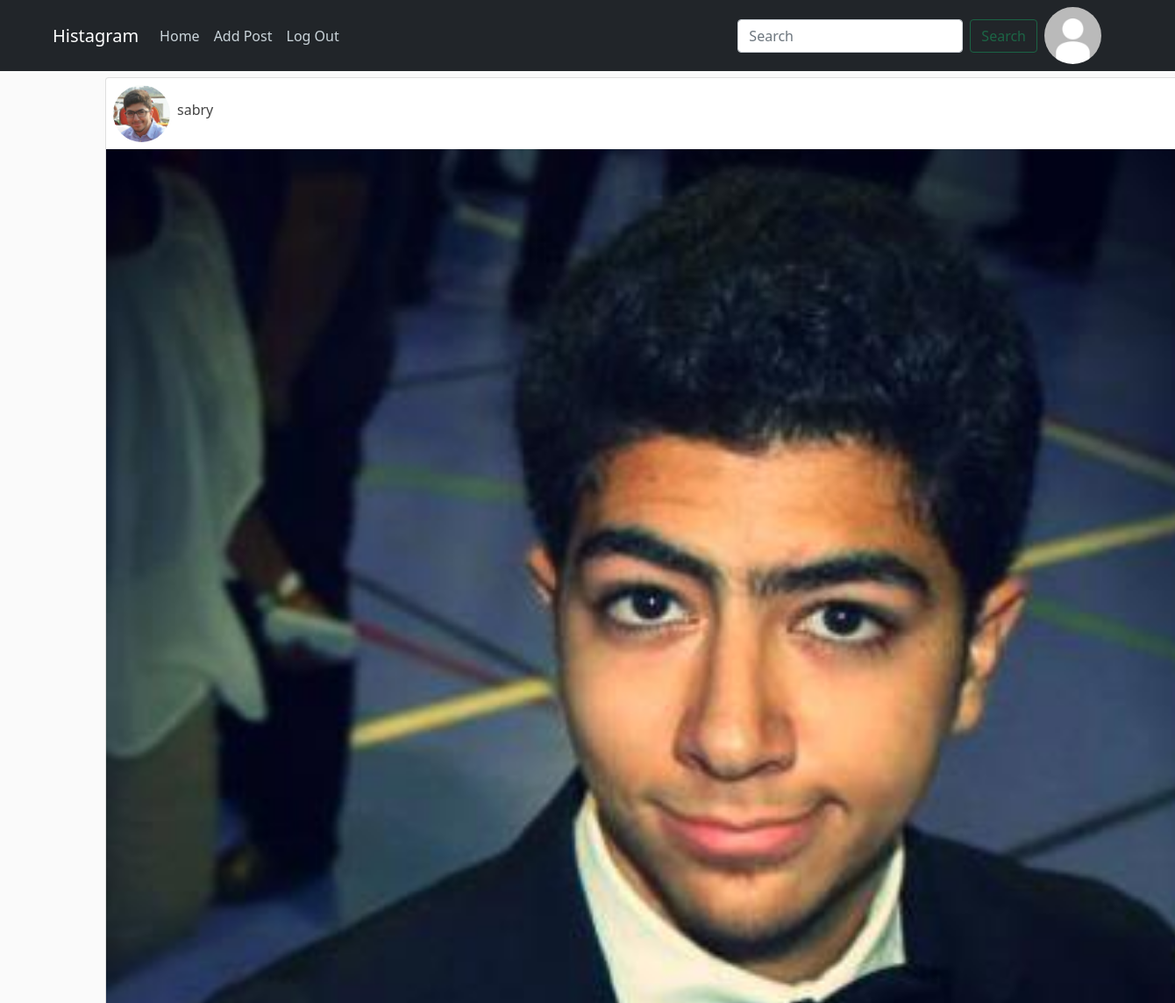
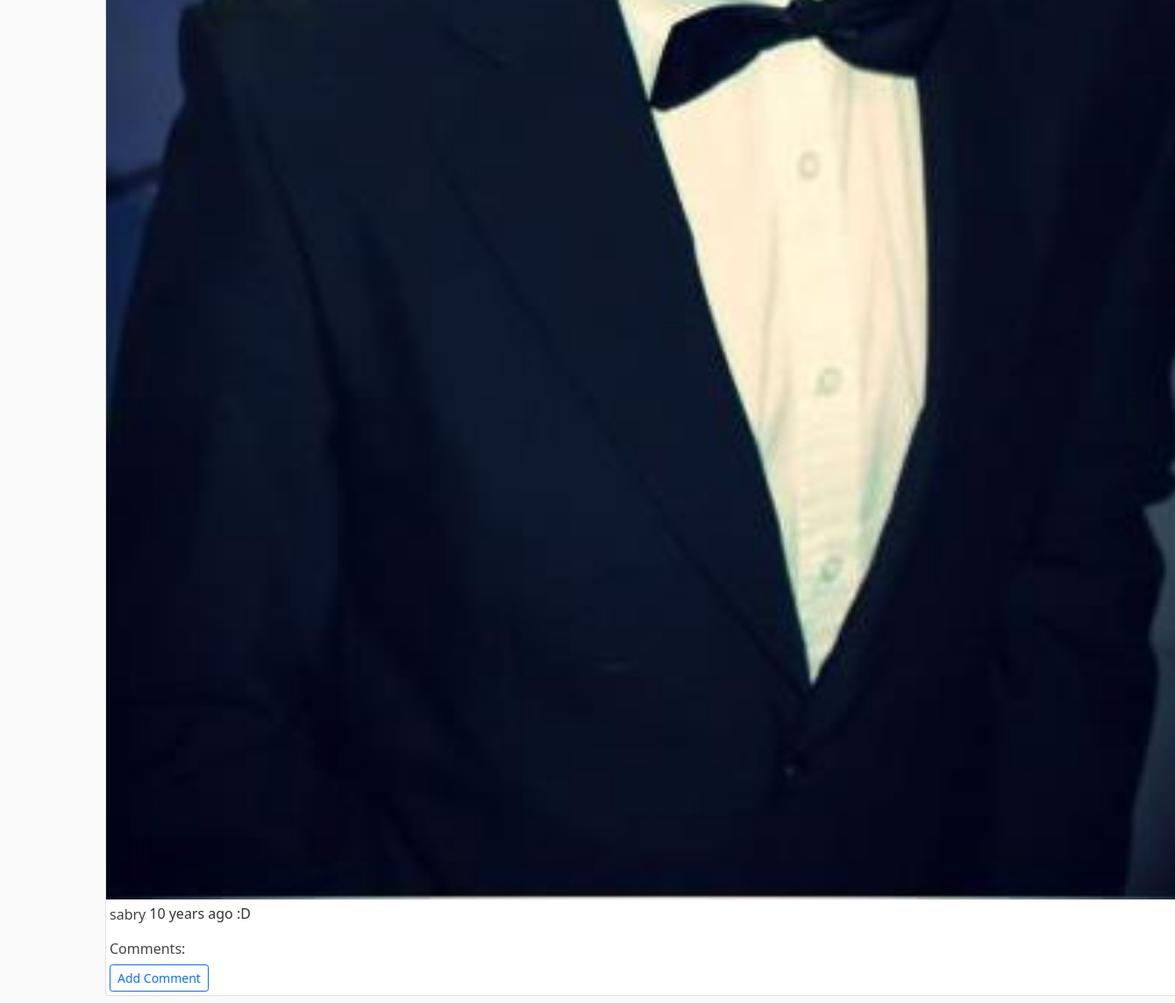
Page /post/2/ (signed in) on the committed database (2 pictures, top to bottom).
### users/models.py (models this page shows, shortened)
class Profile(models.Model):
    user = models.OneToOneField(User, on_delete=models.CASCADE)
    picture = models.ImageField(default="DefaultPP.jpg", upload_to="ProfilePictures")
    status = models.CharField(max_length=300, default="")
    name = models.CharField(max_length=150, default="")

### posts/models.py (models this page shows, shortened)
class Posts(models.Model):
    caption = models.CharField(max_length=2200)
    date_posted = models.DateTimeField(default=timezone.now)
    image = models.ImageField(upload_to="PostsImages")
    user = ForeignKey(User, on_delete=models.CASCADE, related_name="userposts")

### posts/views.py (the view)
# urls.py: path("post/<int:pk>/", PostDetailView.as_view(), name="detail-post"),
class PostDetailView(LoginRequiredMixin, DetailView):
    model = Posts
    template_name = "posts/detail.html"

### posts/templates/posts/detail.html (shortened to what this page needs)
{% extends "posts/base.html" %}
{% block content %}
<div class="col-md-30">
<div class="card m-2 " style="width: 80rem;">
   <div style='display:flex; justify-content:space-between;'>
      <div style='display: flex; align-items: center'>
      <img class="rounded-circle article-img m-2" src="{{ object.user.profile.picture.url }}" />
      <a class="text-decoration-none text-dark " href="{% url 'profile' object.user.profile.pk %}">
         <h6>{{object.user.username}}</h6>
      </a>
      </div>
   </div>
   <img class="card-img-body" src="{{ object.image.url }}" alt="Card image cap">
   <div class="card-body d-flex flex-row m-0 p-0 pt-1">
      <a class="card-title text-decoration-none text-dark" href="{% url 'profile' object.user.profile.pk %}">
         <h6 class="m-1">{{object.user.username}} </h6>
      </a>
     <p class="card-text m-0.9">{{ object.caption}}</p>
   </div>
   <div class="m-0 p-0 pt-1">
      <h6 class="m-1">Comments:</h6>
   </div>
      <div class="float-right">
      <a href="{% url 'add-comment' object.id %}" class="btn btn-outline-primary btn-sm right m-1 ">Add Comment</a>
      </div>
</div>
</div>
{% endblock %}

### posts/templates/posts/base.html (shortened to what this page needs)
{% load static %}
<!DOCTYPE html>
<html lang="en">
<head>
    <link href="https://cdn.jsdelivr.net/npm/bootstrap@5.1.3/dist/css/bootstrap.min.css" rel="stylesheet">
    <link rel="stylesheet" type="text/css" href="{% static 'posts/main.css' %}">
</head>
<body>
  <header class="site-header">
  <nav class="navbar navbar-expand-lg fixed-top navbar-dark bg-dark px-5">
    <div class="container-fluid">
      <a class="navbar-brand" href="#">Histagram</a>
      <div class="collapse navbar-collapse" id="navbarScroll">
        <ul class="navbar-nav me-auto my-2 my-lg-0 navbar-nav-scroll" style="--bs-scroll-height: 100px;">
          {% if user.is_authenticated %}
          <li class="nav-item">
            <a class="nav-link" href="{% url 'homepage' %}">Home</a>
          </li>
          <li class="nav-item">
            <a class="nav-link" href="{% url 'create-post' %}">Add Post</a>
          </li>
          <li class="nav-item">
            <a class="nav-link" href="{% url 'logout' %}" >Log Out</a>
          </li>
          {% endif %}
        </ul>
        {% if user.is_authenticated %}
        <form action="{% url 'search-profile' %}"  class="d-flex">
          <input id='search-bar' name="q" class="form-control me-2" type="search" placeholder="Search" aria-label="Search">
          <button id='search-button' class="btn btn-outline-success" type="submit">Search</button>
        </form>
        <a class="px-2"  href="{% url 'profile' user.profile.pk %}">
          <img class="rounded-circle article-img" src="{{ user.profile.picture.url }}" />
        </a>
        {% endif %}
      </div>
    </div>
  </nav>
</header>
<div class="container">
  <div class="row">
      {% block content %}
      {% endblock %}
  </div>
</div>
</body>
</html>

### posts/static/posts/main.css (style rules this page uses)
body { background: #fafafa; color: #333333; margin-top: 5rem; }
h1, h2, h3, h4, h5, h6 { color: #444444; }
ul { margin: 0; }
.site-header .navbar-nav .nav-link { color: #cbd5db; }
.article-img { height: 65px; width: 65px; margin-right: 16px; }

### rows in the picture
Posts: user.profile.picture (picture), user.username "sabry", image (picture), caption "10 years ago :D"
